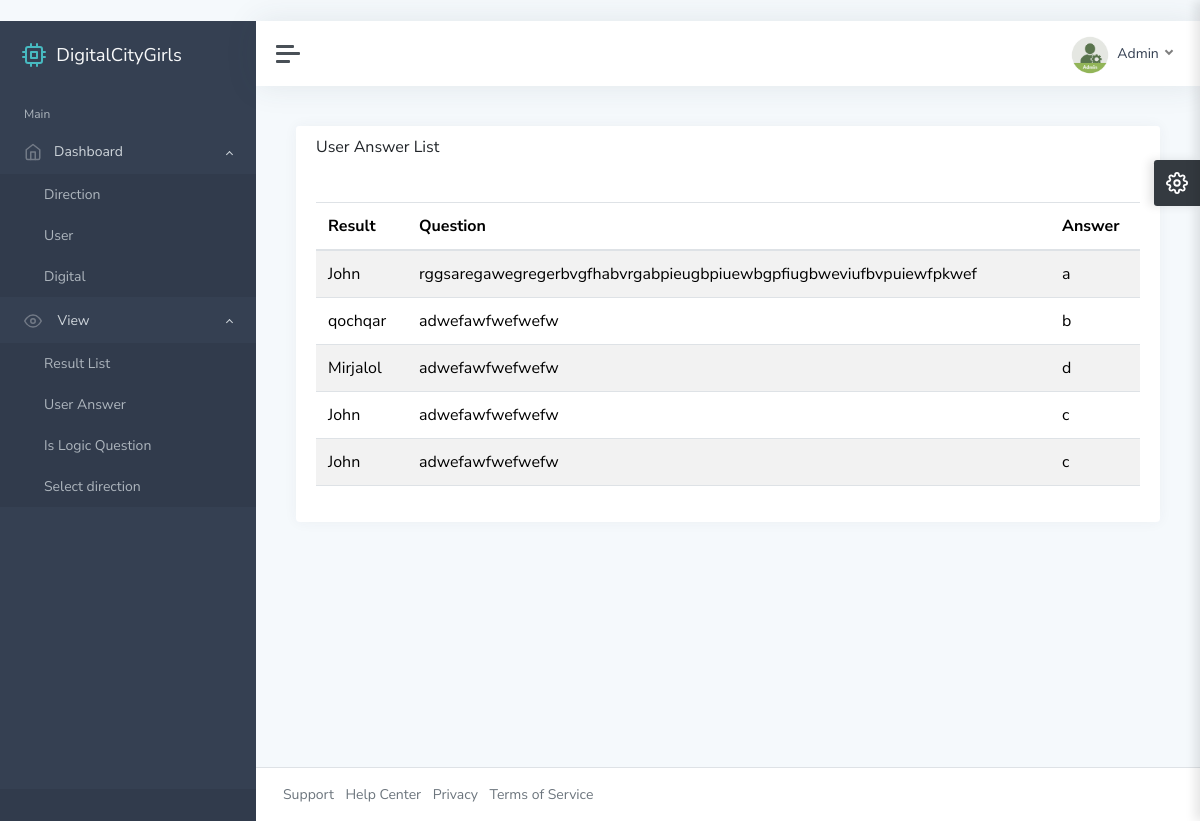
The app's page /ad/user-answer/ (signed in) with its own data.
### main/models.py (models this page shows)
class UserAnswer(models.Model):
    result = models.ForeignKey(Result, on_delete=models.CASCADE)
    question = models.ForeignKey(IsLogicQuestion, on_delete=models.CASCADE, related_name='question_results')
    answer = models.CharField(max_length=255)

class Result(models.Model):
    question = models.ForeignKey(Direction, on_delete=models.CASCADE)
    user = models.ForeignKey(User, on_delete=models.CASCADE)
    tru_answers = models.IntegerField()
    false_answers = models.IntegerField()
    total_question = models.IntegerField()
    percentage = models.FloatField()
    def __str__(self):
        return f"{self.user}"

class User(models.Model):
    fullname = models.CharField(max_length=255)
    phone = models.PositiveIntegerField()
    direction = models.ForeignKey(Direction, on_delete=models.CASCADE)
    def __str__(self):
        return self.fullname

class IsLogicQuestion(models.Model):
    direction = models.ForeignKey(Direction, on_delete=models.CASCADE, null=False)
    is_logic_question = RichTextUploadingField()
    def __str__(self):
        return self.is_logic_question

### adminstrator/views.py (the view)
# urls.py: path("user-answer/", user_answer_view, name='user-answer'),
@login_required
def user_answer_view(request):
    context = {
        "user_answer": UserAnswer.objects.all(),
    }
    return render(request, "user-answer.html", context)

### template/user-answer.html (shortened to what this page needs)
﻿{% extends 'base.html' %}
{% load static %}
{% block content %}
			<main class="content">
				<div class="container-fluid p-0">
					<div class="row">
						<div class="col-12 col-xl-12">
							<div class="card">
								<div class="card-header">
									<h5 class="card-title">User Answer List</h5>
								</div>
								<div class="card-body">
									<table id="datatables-basic" class="table table-striped" style="width:100%">
										<thead>
											<tr>
												<th>Result</th>
												<th>Question</th>
												<th>Answer</th>
											</tr>
										</thead>
										<tbody>
										{% for i in user_answer %}
											<tr>
												<td>{{ i.result }}</td>
												<td>{{ i.question }}</td>
												<td>{{ i.answer }}</td>
											</tr>
										{% endfor %}
										</tbody>
									</table>
								</div>
							</div>
						</div>
					</div>
				</div>
			</main>
{% endblock content %}

### template/base.html (style rules this page uses)
body { opacity: 0; }

### records on screen
UserAnswer: result "John", question "rggsaregawegregerbvgfhabvrgabpieugbpiuewbgpfiugbweviufbvpuiewfpkwef", answer "a"
UserAnswer: result "qochqar", question "adwefawfwefwefw", answer "b"
UserAnswer: result "Mirjalol", question "adwefawfwefwefw", answer "d"
UserAnswer: result "John", question "adwefawfwefwefw", answer "c"
UserAnswer: result "John", question "adwefawfwefwefw", answer "c"
